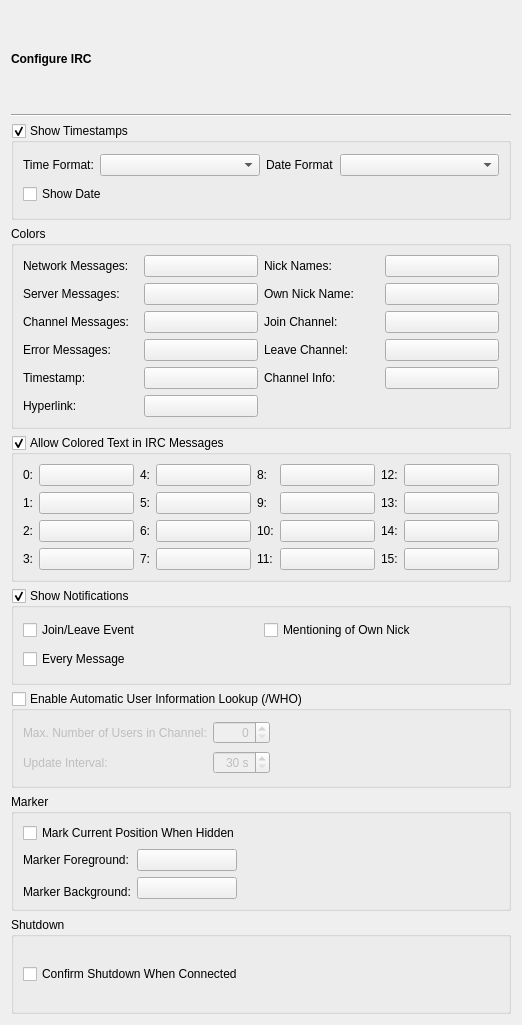
<?xml version="1.0" encoding="UTF-8"?>
<ui version="4.0">
 <class>IrcPage</class>
 <widget class="QWidget" name="IrcPage">
  <property name="geometry">
   <rect>
    <x>0</x>
    <y>0</y>
    <width>522</width>
    <height>1025</height>
   </rect>
  </property>
  <layout class="QVBoxLayout" name="verticalLayout_3">
   <item>
    <widget class="QLabel" name="headerLabel">
     <property name="text">
      <string>&lt;b&gt;Configure IRC&lt;/b&gt;</string>
     </property>
    </widget>
   </item>
   <item>
    <widget class="Line" name="line3">
     <property name="frameShape">
      <enum>QFrame::HLine</enum>
     </property>
     <property name="frameShadow">
      <enum>QFrame::Sunken</enum>
     </property>
     <property name="orientation">
      <enum>Qt::Horizontal</enum>
     </property>
    </widget>
   </item>
   <item>
    <widget class="QGroupBox" name="timestampGroup">
     <property name="toolTip">
      <string>Enable to show timestamps</string>
     </property>
     <property name="title">
      <string>Show Timestamps</string>
     </property>
     <property name="checkable">
      <bool>true</bool>
     </property>
     <layout class="QGridLayout" name="gridLayout">
      <item row="0" column="0">
       <widget class="QLabel" name="label">
        <property name="text">
         <string>Time Format:</string>
        </property>
       </widget>
      </item>
      <item row="0" column="1">
       <widget class="QComboBox" name="timeFormatCombo">
        <property name="sizePolicy">
         <sizepolicy hsizetype="Expanding" vsizetype="Fixed">
          <horstretch>0</horstretch>
          <verstretch>0</verstretch>
         </sizepolicy>
        </property>
        <property name="toolTip">
         <string>Select the time format to use</string>
        </property>
       </widget>
      </item>
      <item row="0" column="2">
       <widget class="QLabel" name="label_2">
        <property name="text">
         <string>Date Format</string>
        </property>
       </widget>
      </item>
      <item row="0" column="3">
       <widget class="QComboBox" name="dateFormatCombo">
        <property name="sizePolicy">
         <sizepolicy hsizetype="Expanding" vsizetype="Fixed">
          <horstretch>0</horstretch>
          <verstretch>0</verstretch>
         </sizepolicy>
        </property>
        <property name="toolTip">
         <string>Select the date format to use</string>
        </property>
       </widget>
      </item>
      <item row="1" column="0" colspan="4">
       <widget class="QCheckBox" name="showDateCheckBox">
        <property name="toolTip">
         <string>Select to show the date in timestamps</string>
        </property>
        <property name="text">
         <string>Show Date</string>
        </property>
       </widget>
      </item>
     </layout>
    </widget>
   </item>
   <item>
    <widget class="QGroupBox" name="coloursGroup">
     <property name="title">
      <string>Colors</string>
     </property>
     <layout class="QGridLayout" name="gridLayout_2">
      <item row="0" column="0">
       <widget class="QLabel" name="label_3">
        <property name="text">
         <string>Network Messages:</string>
        </property>
       </widget>
      </item>
      <item row="0" column="1">
       <widget class="QPushButton" name="networkButton">
        <property name="minimumSize">
         <size>
          <width>100</width>
          <height>0</height>
         </size>
        </property>
        <property name="toolTip">
         <string>Select the color for network messages</string>
        </property>
        <property name="text">
         <string/>
        </property>
       </widget>
      </item>
      <item row="0" column="2">
       <widget class="QLabel" name="label_9">
        <property name="text">
         <string>Nick Names:</string>
        </property>
       </widget>
      </item>
      <item row="0" column="3">
       <widget class="QPushButton" name="nickButton">
        <property name="minimumSize">
         <size>
          <width>100</width>
          <height>0</height>
         </size>
        </property>
        <property name="toolTip">
         <string>Select the color for nick names</string>
        </property>
        <property name="text">
         <string/>
        </property>
       </widget>
      </item>
      <item row="1" column="0">
       <widget class="QLabel" name="label_4">
        <property name="text">
         <string>Server Messages:</string>
        </property>
       </widget>
      </item>
      <item row="1" column="1">
       <widget class="QPushButton" name="serverButton">
        <property name="minimumSize">
         <size>
          <width>100</width>
          <height>0</height>
         </size>
        </property>
        <property name="toolTip">
         <string>Select the color for server messages</string>
        </property>
        <property name="text">
         <string/>
        </property>
       </widget>
      </item>
      <item row="1" column="2">
       <widget class="QLabel" name="label_10">
        <property name="text">
         <string>Own Nick Name:</string>
        </property>
       </widget>
      </item>
      <item row="1" column="3">
       <widget class="QPushButton" name="ownNickButton">
        <property name="minimumSize">
         <size>
          <width>100</width>
          <height>0</height>
         </size>
        </property>
        <property name="toolTip">
         <string>Select the color for own nick name</string>
        </property>
        <property name="text">
         <string/>
        </property>
       </widget>
      </item>
      <item row="2" column="0">
       <widget class="QLabel" name="label_5">
        <property name="text">
         <string>Channel Messages:</string>
        </property>
       </widget>
      </item>
      <item row="2" column="1">
       <widget class="QPushButton" name="channelButton">
        <property name="minimumSize">
         <size>
          <width>100</width>
          <height>0</height>
         </size>
        </property>
        <property name="toolTip">
         <string>Select the color for channel messages</string>
        </property>
        <property name="text">
         <string/>
        </property>
       </widget>
      </item>
      <item row="2" column="2">
       <widget class="QLabel" name="label_11">
        <property name="text">
         <string>Join Channel:</string>
        </property>
       </widget>
      </item>
      <item row="2" column="3">
       <widget class="QPushButton" name="joinButton">
        <property name="minimumSize">
         <size>
          <width>100</width>
          <height>0</height>
         </size>
        </property>
        <property name="toolTip">
         <string>Select the color for join channel messages</string>
        </property>
        <property name="text">
         <string/>
        </property>
       </widget>
      </item>
      <item row="3" column="0">
       <widget class="QLabel" name="label_6">
        <property name="text">
         <string>Error Messages:</string>
        </property>
       </widget>
      </item>
      <item row="3" column="1">
       <widget class="QPushButton" name="errorButton">
        <property name="minimumSize">
         <size>
          <width>100</width>
          <height>0</height>
         </size>
        </property>
        <property name="toolTip">
         <string>Select the color for error messages</string>
        </property>
        <property name="text">
         <string/>
        </property>
       </widget>
      </item>
      <item row="3" column="2">
       <widget class="QLabel" name="label_12">
        <property name="text">
         <string>Leave Channel:</string>
        </property>
       </widget>
      </item>
      <item row="3" column="3">
       <widget class="QPushButton" name="leaveButton">
        <property name="minimumSize">
         <size>
          <width>100</width>
          <height>0</height>
         </size>
        </property>
        <property name="toolTip">
         <string>Select the color for leave channel messages</string>
        </property>
        <property name="text">
         <string/>
        </property>
       </widget>
      </item>
      <item row="4" column="0">
       <widget class="QLabel" name="label_7">
        <property name="text">
         <string>Timestamp:</string>
        </property>
       </widget>
      </item>
      <item row="4" column="1">
       <widget class="QPushButton" name="timestampButton">
        <property name="minimumSize">
         <size>
          <width>100</width>
          <height>0</height>
         </size>
        </property>
        <property name="toolTip">
         <string>Select the color for timestamps</string>
        </property>
        <property name="text">
         <string/>
        </property>
       </widget>
      </item>
      <item row="4" column="2">
       <widget class="QLabel" name="label_13">
        <property name="text">
         <string>Channel Info:</string>
        </property>
       </widget>
      </item>
      <item row="4" column="3">
       <widget class="QPushButton" name="infoButton">
        <property name="minimumSize">
         <size>
          <width>100</width>
          <height>0</height>
         </size>
        </property>
        <property name="toolTip">
         <string>Select the color for channel info messages</string>
        </property>
        <property name="text">
         <string/>
        </property>
       </widget>
      </item>
      <item row="5" column="0">
       <widget class="QLabel" name="label_8">
        <property name="text">
         <string>Hyperlink:</string>
        </property>
       </widget>
      </item>
      <item row="5" column="1">
       <widget class="QPushButton" name="hyperlinkButton">
        <property name="minimumSize">
         <size>
          <width>100</width>
          <height>0</height>
         </size>
        </property>
        <property name="toolTip">
         <string>Select the color for hyperlinks</string>
        </property>
        <property name="text">
         <string/>
        </property>
       </widget>
      </item>
     </layout>
    </widget>
   </item>
   <item>
    <widget class="QGroupBox" name="textColoursGroup">
     <property name="toolTip">
      <string>Enable to allow colored text in IRC messages</string>
     </property>
     <property name="title">
      <string>Allow Colored Text in IRC Messages</string>
     </property>
     <property name="checkable">
      <bool>true</bool>
     </property>
     <layout class="QGridLayout" name="gridLayout_4">
      <item row="0" column="0">
       <widget class="QLabel" name="label_15">
        <property name="text">
         <string notr="true">0:</string>
        </property>
       </widget>
      </item>
      <item row="0" column="1">
       <widget class="QPushButton" name="ircColor0Button">
        <property name="sizePolicy">
         <sizepolicy hsizetype="Expanding" vsizetype="Fixed">
          <horstretch>0</horstretch>
          <verstretch>0</verstretch>
         </sizepolicy>
        </property>
       </widget>
      </item>
      <item row="0" column="2">
       <widget class="QLabel" name="label_19">
        <property name="text">
         <string notr="true">4:</string>
        </property>
       </widget>
      </item>
      <item row="0" column="3">
       <widget class="QPushButton" name="ircColor4Button">
        <property name="sizePolicy">
         <sizepolicy hsizetype="Expanding" vsizetype="Fixed">
          <horstretch>0</horstretch>
          <verstretch>0</verstretch>
         </sizepolicy>
        </property>
       </widget>
      </item>
      <item row="0" column="4">
       <widget class="QLabel" name="label_23">
        <property name="text">
         <string notr="true">8:</string>
        </property>
       </widget>
      </item>
      <item row="0" column="5">
       <widget class="QPushButton" name="ircColor8Button">
        <property name="sizePolicy">
         <sizepolicy hsizetype="Expanding" vsizetype="Fixed">
          <horstretch>0</horstretch>
          <verstretch>0</verstretch>
         </sizepolicy>
        </property>
       </widget>
      </item>
      <item row="0" column="6">
       <widget class="QLabel" name="label_27">
        <property name="text">
         <string notr="true">12:</string>
        </property>
       </widget>
      </item>
      <item row="0" column="7">
       <widget class="QPushButton" name="ircColor12Button">
        <property name="sizePolicy">
         <sizepolicy hsizetype="Expanding" vsizetype="Fixed">
          <horstretch>0</horstretch>
          <verstretch>0</verstretch>
         </sizepolicy>
        </property>
       </widget>
      </item>
      <item row="1" column="0">
       <widget class="QLabel" name="label_16">
        <property name="text">
         <string notr="true">1:</string>
        </property>
       </widget>
      </item>
      <item row="1" column="1">
       <widget class="QPushButton" name="ircColor1Button">
        <property name="sizePolicy">
         <sizepolicy hsizetype="Expanding" vsizetype="Fixed">
          <horstretch>0</horstretch>
          <verstretch>0</verstretch>
         </sizepolicy>
        </property>
       </widget>
      </item>
      <item row="1" column="2">
       <widget class="QLabel" name="label_20">
        <property name="text">
         <string notr="true">5:</string>
        </property>
       </widget>
      </item>
      <item row="1" column="3">
       <widget class="QPushButton" name="ircColor5Button">
        <property name="sizePolicy">
         <sizepolicy hsizetype="Expanding" vsizetype="Fixed">
          <horstretch>0</horstretch>
          <verstretch>0</verstretch>
         </sizepolicy>
        </property>
       </widget>
      </item>
      <item row="1" column="4">
       <widget class="QLabel" name="label_24">
        <property name="text">
         <string notr="true">9:</string>
        </property>
       </widget>
      </item>
      <item row="1" column="5">
       <widget class="QPushButton" name="ircColor9Button">
        <property name="sizePolicy">
         <sizepolicy hsizetype="Expanding" vsizetype="Fixed">
          <horstretch>0</horstretch>
          <verstretch>0</verstretch>
         </sizepolicy>
        </property>
       </widget>
      </item>
      <item row="1" column="6">
       <widget class="QLabel" name="label_28">
        <property name="text">
         <string notr="true">13:</string>
        </property>
       </widget>
      </item>
      <item row="1" column="7">
       <widget class="QPushButton" name="ircColor13Button">
        <property name="sizePolicy">
         <sizepolicy hsizetype="Expanding" vsizetype="Fixed">
          <horstretch>0</horstretch>
          <verstretch>0</verstretch>
         </sizepolicy>
        </property>
       </widget>
      </item>
      <item row="2" column="0">
       <widget class="QLabel" name="label_17">
        <property name="text">
         <string notr="true">2:</string>
        </property>
       </widget>
      </item>
      <item row="2" column="1">
       <widget class="QPushButton" name="ircColor2Button">
        <property name="sizePolicy">
         <sizepolicy hsizetype="Expanding" vsizetype="Fixed">
          <horstretch>0</horstretch>
          <verstretch>0</verstretch>
         </sizepolicy>
        </property>
       </widget>
      </item>
      <item row="2" column="2">
       <widget class="QLabel" name="label_21">
        <property name="text">
         <string notr="true">6:</string>
        </property>
       </widget>
      </item>
      <item row="2" column="3">
       <widget class="QPushButton" name="ircColor6Button">
        <property name="sizePolicy">
         <sizepolicy hsizetype="Expanding" vsizetype="Fixed">
          <horstretch>0</horstretch>
          <verstretch>0</verstretch>
         </sizepolicy>
        </property>
       </widget>
      </item>
      <item row="2" column="4">
       <widget class="QLabel" name="label_25">
        <property name="text">
         <string notr="true">10:</string>
        </property>
       </widget>
      </item>
      <item row="2" column="5">
       <widget class="QPushButton" name="ircColor10Button">
        <property name="sizePolicy">
         <sizepolicy hsizetype="Expanding" vsizetype="Fixed">
          <horstretch>0</horstretch>
          <verstretch>0</verstretch>
         </sizepolicy>
        </property>
       </widget>
      </item>
      <item row="2" column="6">
       <widget class="QLabel" name="label_29">
        <property name="text">
         <string notr="true">14:</string>
        </property>
       </widget>
      </item>
      <item row="2" column="7">
       <widget class="QPushButton" name="ircColor14Button">
        <property name="sizePolicy">
         <sizepolicy hsizetype="Expanding" vsizetype="Fixed">
          <horstretch>0</horstretch>
          <verstretch>0</verstretch>
         </sizepolicy>
        </property>
       </widget>
      </item>
      <item row="3" column="0">
       <widget class="QLabel" name="label_18">
        <property name="text">
         <string notr="true">3:</string>
        </property>
       </widget>
      </item>
      <item row="3" column="1">
       <widget class="QPushButton" name="ircColor3Button">
        <property name="sizePolicy">
         <sizepolicy hsizetype="Expanding" vsizetype="Fixed">
          <horstretch>0</horstretch>
          <verstretch>0</verstretch>
         </sizepolicy>
        </property>
       </widget>
      </item>
      <item row="3" column="2">
       <widget class="QLabel" name="label_22">
        <property name="text">
         <string notr="true">7:</string>
        </property>
       </widget>
      </item>
      <item row="3" column="3">
       <widget class="QPushButton" name="ircColor7Button">
        <property name="sizePolicy">
         <sizepolicy hsizetype="Expanding" vsizetype="Fixed">
          <horstretch>0</horstretch>
          <verstretch>0</verstretch>
         </sizepolicy>
        </property>
       </widget>
      </item>
      <item row="3" column="4">
       <widget class="QLabel" name="label_26">
        <property name="text">
         <string notr="true">11:</string>
        </property>
       </widget>
      </item>
      <item row="3" column="5">
       <widget class="QPushButton" name="ircColor11Button">
        <property name="sizePolicy">
         <sizepolicy hsizetype="Expanding" vsizetype="Fixed">
          <horstretch>0</horstretch>
          <verstretch>0</verstretch>
         </sizepolicy>
        </property>
       </widget>
      </item>
      <item row="3" column="6">
       <widget class="QLabel" name="label_30">
        <property name="text">
         <string notr="true">15:</string>
        </property>
       </widget>
      </item>
      <item row="3" column="7">
       <widget class="QPushButton" name="ircColor15Button">
        <property name="sizePolicy">
         <sizepolicy hsizetype="Expanding" vsizetype="Fixed">
          <horstretch>0</horstretch>
          <verstretch>0</verstretch>
         </sizepolicy>
        </property>
       </widget>
      </item>
     </layout>
    </widget>
   </item>
   <item>
    <widget class="QGroupBox" name="notificationsGroup">
     <property name="toolTip">
      <string>Enable to show notifications</string>
     </property>
     <property name="title">
      <string>Show Notifications</string>
     </property>
     <property name="checkable">
      <bool>true</bool>
     </property>
     <layout class="QGridLayout" name="gridLayout_3">
      <item row="0" column="0">
       <widget class="QCheckBox" name="joinLeaveCheckBox">
        <property name="toolTip">
         <string>Select to show a notification for join and leave events</string>
        </property>
        <property name="text">
         <string>Join/Leave Event</string>
        </property>
       </widget>
      </item>
      <item row="1" column="0">
       <widget class="QCheckBox" name="messageCheckBox">
        <property name="toolTip">
         <string>Select to show a notification for every message</string>
        </property>
        <property name="text">
         <string>Every Message</string>
        </property>
       </widget>
      </item>
      <item row="0" column="1">
       <widget class="QCheckBox" name="ownNickCheckBox">
        <property name="toolTip">
         <string>Select to show a notification for every mentioning of your nick</string>
        </property>
        <property name="text">
         <string>Mentioning of Own Nick</string>
        </property>
       </widget>
      </item>
     </layout>
    </widget>
   </item>
   <item>
    <widget class="QGroupBox" name="whoGroup">
     <property name="toolTip">
      <string>Select this to enable the automatic lookup of user information for joined channels</string>
     </property>
     <property name="title">
      <string>Enable Automatic User Information Lookup (/WHO)</string>
     </property>
     <property name="checkable">
      <bool>true</bool>
     </property>
     <property name="checked">
      <bool>false</bool>
     </property>
     <layout class="QGridLayout" name="gridLayout_5">
      <item row="0" column="0">
       <widget class="QLabel" name="label_31">
        <property name="text">
         <string>Max. Number of Users in Channel:</string>
        </property>
       </widget>
      </item>
      <item row="0" column="1">
       <widget class="QSpinBox" name="whoUsersSpinBox">
        <property name="toolTip">
         <string>Enter the maximum numbers of users in a channel allowed for this function</string>
        </property>
        <property name="alignment">
         <set>Qt::AlignRight|Qt::AlignTrailing|Qt::AlignVCenter</set>
        </property>
        <property name="maximum">
         <number>999</number>
        </property>
       </widget>
      </item>
      <item row="0" column="2">
       <spacer name="horizontalSpacer">
        <property name="orientation">
         <enum>Qt::Horizontal</enum>
        </property>
        <property name="sizeHint" stdset="0">
         <size>
          <width>174</width>
          <height>20</height>
         </size>
        </property>
       </spacer>
      </item>
      <item row="1" column="0">
       <widget class="QLabel" name="label_32">
        <property name="text">
         <string>Update Interval:</string>
        </property>
       </widget>
      </item>
      <item row="1" column="1">
       <widget class="QSpinBox" name="whoIntervalSpinBox">
        <property name="toolTip">
         <string>Enter the user information update interval</string>
        </property>
        <property name="alignment">
         <set>Qt::AlignRight|Qt::AlignTrailing|Qt::AlignVCenter</set>
        </property>
        <property name="suffix">
         <string> s</string>
        </property>
        <property name="minimum">
         <number>30</number>
        </property>
        <property name="maximum">
         <number>600</number>
        </property>
        <property name="singleStep">
         <number>10</number>
        </property>
       </widget>
      </item>
     </layout>
    </widget>
   </item>
   <item>
    <widget class="QGroupBox" name="markerGroup">
     <property name="title">
      <string>Marker</string>
     </property>
     <layout class="QGridLayout" name="gridLayout_6">
      <item row="0" column="0" colspan="3">
       <widget class="QCheckBox" name="markWhenHiddenCheckBox">
        <property name="toolTip">
         <string>Select to mark the current position, when the chat window is hidden</string>
        </property>
        <property name="text">
         <string>Mark Current Position When Hidden</string>
        </property>
       </widget>
      </item>
      <item row="1" column="0">
       <widget class="QLabel" name="label_33">
        <property name="text">
         <string>Marker Foreground:</string>
        </property>
       </widget>
      </item>
      <item row="1" column="1">
       <widget class="QPushButton" name="markerForegroundButton">
        <property name="minimumSize">
         <size>
          <width>100</width>
          <height>0</height>
         </size>
        </property>
        <property name="toolTip">
         <string>Select the foreground color for the marker</string>
        </property>
        <property name="text">
         <string/>
        </property>
       </widget>
      </item>
      <item row="1" column="2" rowspan="2">
       <spacer name="horizontalSpacer_2">
        <property name="orientation">
         <enum>Qt::Horizontal</enum>
        </property>
        <property name="sizeHint" stdset="0">
         <size>
          <width>240</width>
          <height>20</height>
         </size>
        </property>
       </spacer>
      </item>
      <item row="2" column="1" rowspan="2">
       <widget class="QPushButton" name="markerBackgroundButton">
        <property name="minimumSize">
         <size>
          <width>100</width>
          <height>0</height>
         </size>
        </property>
        <property name="toolTip">
         <string>Select the background color for the marker</string>
        </property>
        <property name="text">
         <string/>
        </property>
       </widget>
      </item>
      <item row="3" column="0">
       <widget class="QLabel" name="label_34">
        <property name="text">
         <string>Marker Background:</string>
        </property>
       </widget>
      </item>
     </layout>
    </widget>
   </item>
   <item>
    <widget class="QGroupBox" name="shutdownGroup">
     <property name="title">
      <string>Shutdown</string>
     </property>
     <layout class="QVBoxLayout" name="verticalLayout_2">
      <item>
       <widget class="QCheckBox" name="confirmShutdownCheckBox">
        <property name="toolTip">
         <string>Select to confirm a shutdown operation while still connected to an IRC server</string>
        </property>
        <property name="text">
         <string>Confirm Shutdown When Connected</string>
        </property>
       </widget>
      </item>
     </layout>
    </widget>
   </item>
  </layout>
 </widget>
 <tabstops>
  <tabstop>timestampGroup</tabstop>
  <tabstop>timeFormatCombo</tabstop>
  <tabstop>dateFormatCombo</tabstop>
  <tabstop>showDateCheckBox</tabstop>
  <tabstop>networkButton</tabstop>
  <tabstop>serverButton</tabstop>
  <tabstop>channelButton</tabstop>
  <tabstop>errorButton</tabstop>
  <tabstop>timestampButton</tabstop>
  <tabstop>hyperlinkButton</tabstop>
  <tabstop>nickButton</tabstop>
  <tabstop>ownNickButton</tabstop>
  <tabstop>joinButton</tabstop>
  <tabstop>leaveButton</tabstop>
  <tabstop>infoButton</tabstop>
  <tabstop>textColoursGroup</tabstop>
  <tabstop>ircColor0Button</tabstop>
  <tabstop>ircColor1Button</tabstop>
  <tabstop>ircColor2Button</tabstop>
  <tabstop>ircColor3Button</tabstop>
  <tabstop>ircColor4Button</tabstop>
  <tabstop>ircColor5Button</tabstop>
  <tabstop>ircColor6Button</tabstop>
  <tabstop>ircColor7Button</tabstop>
  <tabstop>ircColor8Button</tabstop>
  <tabstop>ircColor9Button</tabstop>
  <tabstop>ircColor10Button</tabstop>
  <tabstop>ircColor11Button</tabstop>
  <tabstop>ircColor12Button</tabstop>
  <tabstop>ircColor13Button</tabstop>
  <tabstop>ircColor14Button</tabstop>
  <tabstop>ircColor15Button</tabstop>
  <tabstop>notificationsGroup</tabstop>
  <tabstop>joinLeaveCheckBox</tabstop>
  <tabstop>messageCheckBox</tabstop>
  <tabstop>ownNickCheckBox</tabstop>
  <tabstop>whoGroup</tabstop>
  <tabstop>whoUsersSpinBox</tabstop>
  <tabstop>whoIntervalSpinBox</tabstop>
  <tabstop>markWhenHiddenCheckBox</tabstop>
  <tabstop>markerForegroundButton</tabstop>
  <tabstop>markerBackgroundButton</tabstop>
  <tabstop>confirmShutdownCheckBox</tabstop>
 </tabstops>
 <resources/>
 <connections/>
</ui>
